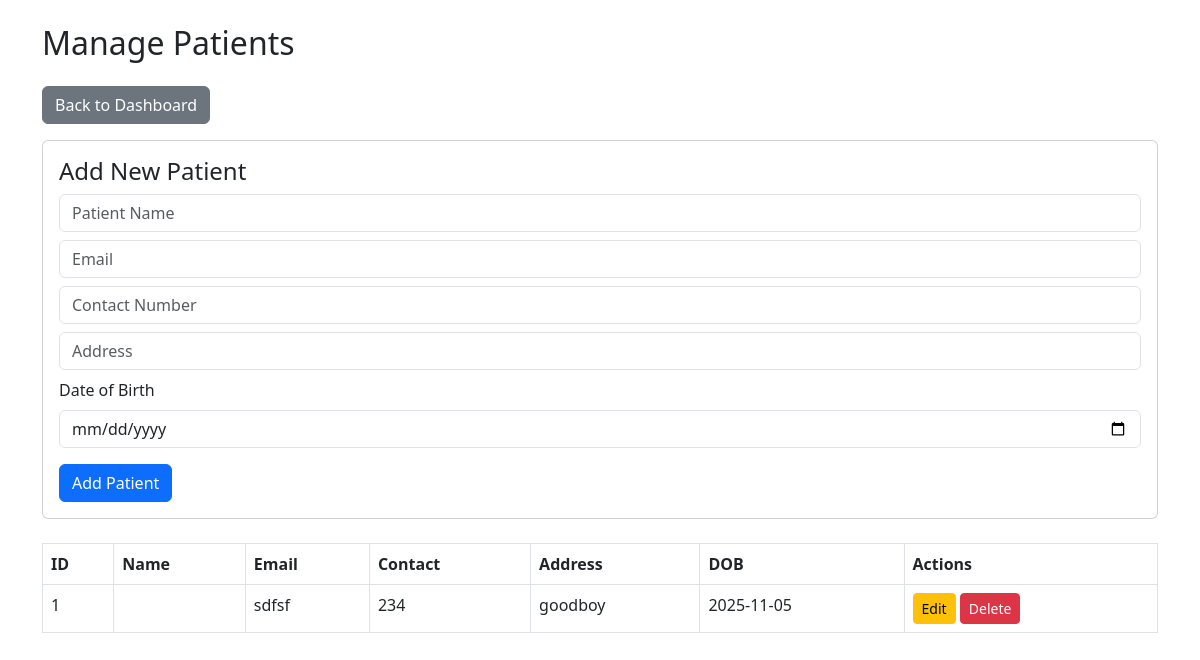
Page /admin/patients (signed in) on the earlier database version.
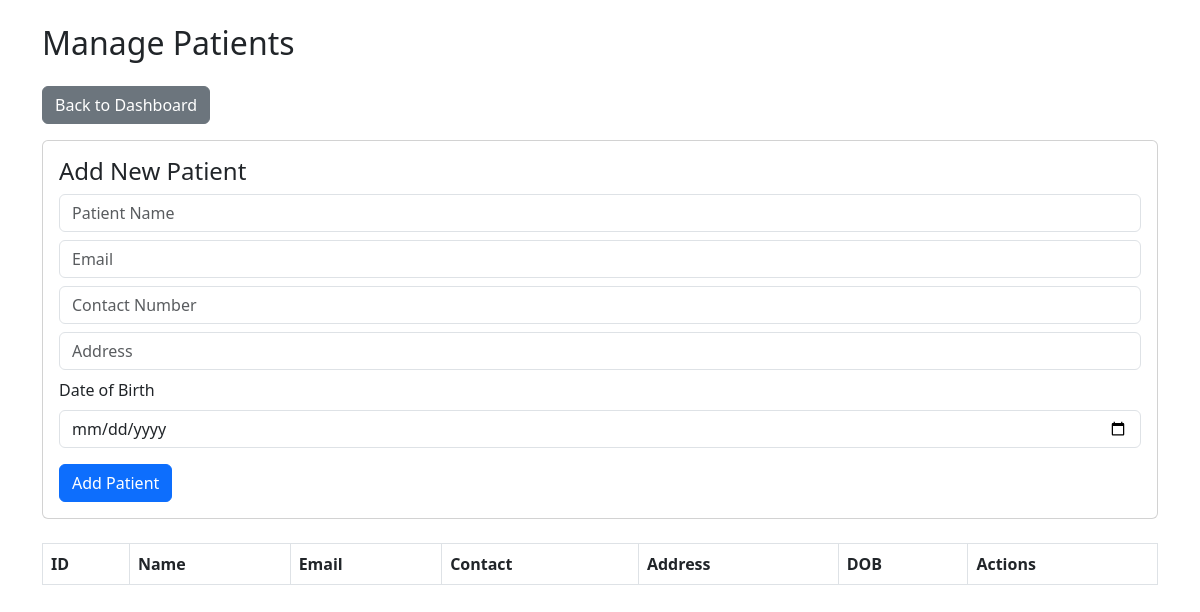
Same page on the later database version.
### app.py (models this page shows)
class PatientProfile(db.Model):
    id = db.Column(db.Integer, primary_key=True)
    email = db.Column(db.String(120), unique=True, nullable=False)
    contact = db.Column(db.String(20), nullable=False)
    address = db.Column(db.String(200), nullable=False)
    dob = db.Column(db.Date, nullable=False)
    user_id = db.Column(db.Integer, db.ForeignKey('user.id'), unique=True)

### app.py (the view)
@app.route("/admin/patients")
@login_required
def manage_patients():
    if current_user.role != "admin":
        abort(403)
    patients = PatientProfile.query.all()
    return render_template("manage_patients.html", patients=patients)

### app.py (called while the page is built)
@login_manager.user_loader
def load_user(user_id):
    return User.query.get(int(user_id))

@app.context_processor
def inject_user():
    return dict(current_user=current_user, now=datetime.now())

### templates/manage_patients.html (shortened to what this page needs)
<!DOCTYPE html>
<html lang="en">
<head>
    <link href="https://cdn.jsdelivr.net/npm/bootstrap@5.3.0/dist/css/bootstrap.min.css" rel="stylesheet">
</head>
<body>
<div class="container mt-4">
    <h2 class="mb-4">Manage Patients</h2>
    <a href="/admin/dashboard" class="btn btn-secondary mb-3">Back to Dashboard</a>
    <div class="card p-3 mb-4">
        <h4>Add New Patient</h4>
        <form method="POST" action="{{ url_for('add_patient') }}">
            <div class="mb-2">
                <input type="text" name="name" class="form-control" placeholder="Patient Name" required>
            </div>
            <div class="mb-2">
                <input type="email" name="email" class="form-control" placeholder="Email" required>
            </div>
            <div class="mb-2">
                <input type="text" name="contact" class="form-control" placeholder="Contact Number" required>
            </div>
            <div class="mb-2">
                <input type="text" name="address" class="form-control" placeholder="Address" required>
            </div>
            <div class="mb-2">
                <label class="form-label">Date of Birth</label>
                <input type="date" name="dob" class="form-control" required>
            </div>
            <button type="submit" class="btn btn-primary mt-2">Add Patient</button>
        </form>
    </div>
    <table class="table table-bordered">
        <thead>
        <tr>
            <th>ID</th><th>Name</th><th>Email</th><th>Contact</th><th>Address</th><th>DOB</th><th>Actions</th>
        </tr>
        </thead>
        <tbody>
        {% for patient in patients %}
        <tr>
            <td>{{ patient.id }}</td>
            <td>{{ patient.name }}</td>
            <td>{{ patient.email }}</td>
            <td>{{ patient.contact }}</td>
            <td>{{ patient.address }}</td>
            <td>{{ patient.dob if patient.dob else '' }}</td>
            <td>
                <a href="{{ url_for('edit_patient', patient_id=patient.id) }}" class="btn btn-warning btn-sm">Edit</a>
                <a href="{{ url_for('delete_patient', patient_id=patient.id) }}" class="btn btn-danger btn-sm" onclick="return confirm('Are you sure?')">Delete</a>
            </td>
        </tr>
        {% endfor %}
        </tbody>
    </table>
</div>
</body>
</html>

Differences in the rows shown:
removed PatientProfile: id "1", email "sdfsf", contact "234", address "goodboy", dob "2025-11-05"
